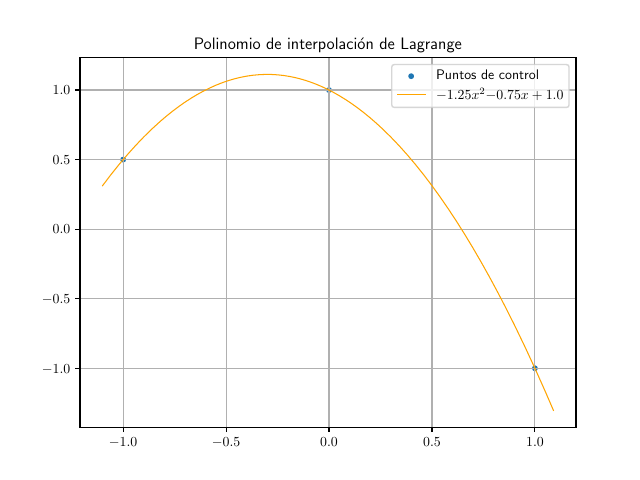

Write Python code to recreate this figure.
#!/usr/bin/env python

import numpy as np
import matplotlib.pyplot as plt
from scipy.interpolate import lagrange
from numpy.polynomial.polynomial import Polynomial
import sympy as sp

t = sp.Symbol('t', real=True)
l_0 = 0.5*t*(t-1)
l_1 = -(t+1)*(t-1)
l_2 = 0.5*(t+1)*t
p_lagrange = (0.5*l_0 + l_1 -l_2).simplify()
print(p_lagrange)

plt.rcParams["text.usetex"] = True
plt.rcParams["font.serif"] = ["Computer Modern"]

x = np.array([-1, 0, 1])
y = np.array([1/2, 1, -1])
poly = lagrange(x, y)
# print(poly)
p = Polynomial(poly.coef[::-1]).coef
# print(p)
delta = 0.1
x_new = np.arange(start=-1 - delta, stop=1 + delta, step=0.01)


plt.scatter(x, y, s=10, label='Puntos de control')
plt.plot(x_new, Polynomial(
    poly.coef[::-1])(x_new), 'orange', lw=0.75, label=f"${{{p[2]}}}t^2{{{p[1]}}}t+{{{p[0]}}}$")
plt.grid()
plt.legend()
plt.title(f"Polinomio de interpolación de Lagrange")
plt.savefig("p6.pdf", transparent=True, bbox_inches="tight")

plt.cla()
plt.plot(x_new, 0.5*x_new*(x_new-1), lw=0.75, label=r"$\ell_{0}(t)=\frac{1}{2}t(t-1)$")
plt.plot(x_new, -(x_new+1)*(x_new-1), lw=0.75, label=r"$\ell_{1}(t)=-(t+1)(t-1)$")
plt.plot(x_new, 0.5*(x_new+1)*x_new, lw=0.75, label=r"$\ell_{2}(t)=\frac{1}{2}(t+1)t$")
plt.grid()
plt.legend()
plt.title(f"Polinomios de Lagrange")
plt.savefig("p6_lagrange.pdf", transparent=True, bbox_inches="tight")
